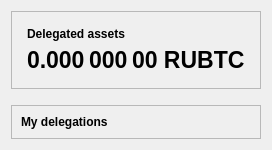
                    <widget class="QWidget" name="tab_my_delegations">
                        <attribute name="title">
                            <string>&amp;My Delegations</string>
                        </attribute>
                        <layout class="QVBoxLayout" name="verticalLayoutTab3">
                            <item>
                                <widget class="QFrame" name="frameDelegationsInfo">
                                    <property name="frameShape">
                                        <enum>QFrame::StyledPanel</enum>
                                    </property>
                                    <property name="frameShadow">
                                        <enum>QFrame::Raised</enum>
                                    </property>
                                    <layout class="QVBoxLayout" name="verticalLayoutTab3_1">
                                        <property name="spacing">
                                            <number>15</number>
                                        </property>
                                        <property name="leftMargin">
                                            <number>15</number>
                                        </property>
                                        <property name="topMargin">
                                            <number>15</number>
                                        </property>
                                        <property name="rightMargin">
                                            <number>15</number>
                                        </property>
                                        <property name="bottomMargin">
                                            <number>15</number>
                                        </property>
                                        <item>
                                            <layout class="QGridLayout" name="gridLayout_3">
                                                <property name="spacing">
                                                    <number>6</number>
                                                </property>
                                                <item row="0" column="0">
                                                    <widget class="QLabel" name="labelDelegatedAssetsText">
                                                        <property name="font">
                                                            <font>
                                                                <weight>75</weight>
                                                                <bold>true</bold>
                                                            </font>
                                                        </property>
                                                        <property name="text">
                                                            <string>Delegated assets</string>
                                                        </property>
                                                        <property name="alignment">
                                                            <set>Qt::AlignLeading|Qt::AlignLeft|Qt::AlignVCenter</set>
                                                        </property>
                                                    </widget>
                                                </item>
                                                <item row="1" column="0">
                                                    <widget class="QLabel" name="labelDelegatedAssets">
                                                        <property name="font">
                                                            <font>
                                                                <pointsize>17</pointsize>
                                                                <bold>true</bold>
                                                            </font>
                                                        </property>
                                                        <property name="cursor">
                                                            <cursorShape>IBeamCursor</cursorShape>
                                                        </property>
                                                        <property name="toolTip">
                                                            <string>Your current delegated balance</string>
                                                        </property>
                                                        <property name="text">
                                                            <string notr="true">0.000 000 00 RUBTC</string>
                                                        </property>
                                                        <property name="alignment">
                                                            <set>Qt::AlignLeading|Qt::AlignLeft|Qt::AlignVCenter</set>
                                                        </property>
                                                        <property name="textInteractionFlags">
                                                            <set>Qt::LinksAccessibleByMouse|Qt::TextSelectableByMouse</set>
                                                        </property>
                                                    </widget>
                                                </item>
                                            </layout>
                                        </item>
                                    </layout>
                                </widget>
                            </item>
                            <item>
                                <spacer name="verticalSpacer3">
                                    <property name="orientation">
                                        <enum>Qt::Vertical</enum>
                                    </property>
                                    <property name="sizeType">
                                        <enum>QSizePolicy::Fixed</enum>
                                    </property>
                                    <property name="sizeHint" stdset="0">
                                        <size>
                                            <width>20</width>
                                            <height>10</height>
                                        </size>
                                    </property>
                                </spacer>
                            </item>
                            <item>
                                <widget class="QFrame" name="frameTabMyDelegations">
                                    <property name="frameShape">
                                        <enum>QFrame::StyledPanel</enum>
                                    </property>
                                    <property name="frameShadow">
                                        <enum>QFrame::Raised</enum>
                                    </property>
                                    <layout class="QVBoxLayout" name="verticalLayout_3">
                                        <item>
                                            <widget class="QLabel" name="labelMyDelegationsText">
                                                <property name="font">
                                                    <font>
                                                        <weight>75</weight>
                                                        <bold>true</bold>
                                                    </font>
                                                </property>
                                                <property name="text">
                                                    <string>My delegations</string>
                                                </property>
                                            </widget>
                                        </item>
                                    </layout>
                                </widget>
                            </item>
                        </layout>
                    </widget>
